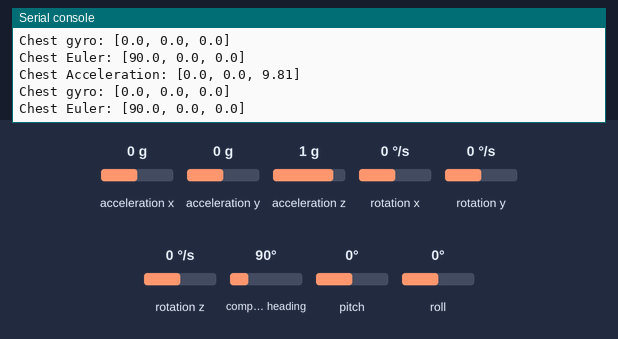
A program run on a simulated Raspberry Pi Pico running CircuitPython. Shown: the last lines printed to the serial console. The inputs (shaded band) are chosen by the test bench; at power-on: acceleration x 0 g, acceleration y 0 g, acceleration z 1 g, rotation x 0 °/s, rotation y 0 °/s, rotation z 0 °/s, compass heading 90°, pitch 0°, roll 0°.

Above: at 1.2 s.
1.3 s: acceleration x set to -1.4 g
At 2.6 s:
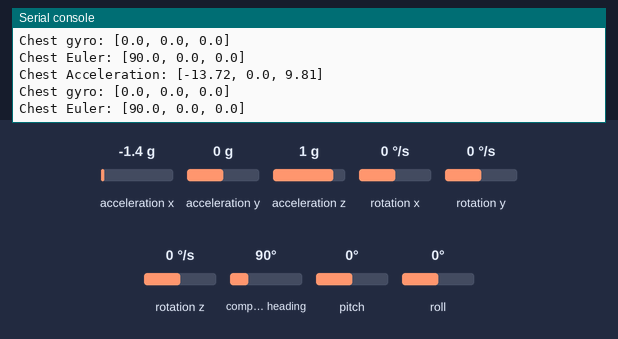
2.8 s: acceleration y set to -1.4 g
At 3.8 s:
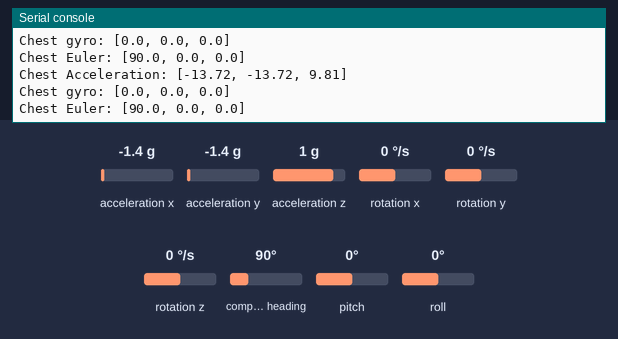
4.3 s: acceleration z set to -1.4 g
At 5.6 s:
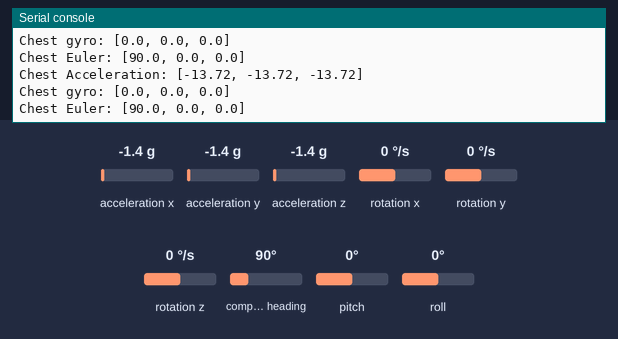
5.8 s: rotation x set to -192 °/s
At 6.7 s:
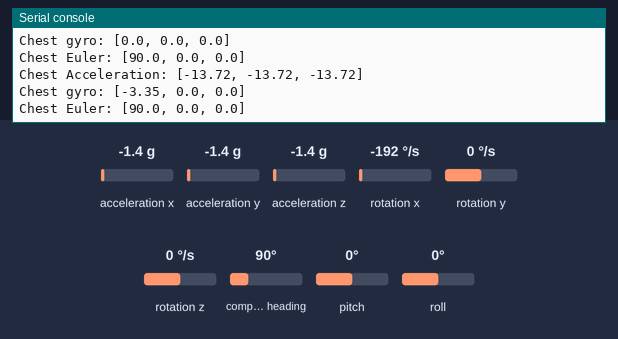
7.3 s: rotation y set to -192 °/s
At 8.4 s:
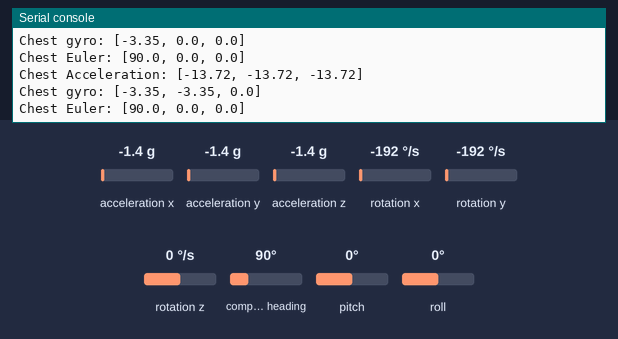

Measured:
- after the input at 1.3 s, the serial console: prints a new line after 0.71 s (image 1)
- after the input at 2.8 s, the serial console: prints a new line after 0.21 s (image 2)
- after the input at 4.3 s, the serial console: prints a new line after 0.72 s (image 3)
- after the input at 5.8 s, the serial console: prints a new line after 0.22 s (image 4)
- after the input at 7.3 s, the serial console: prints a new line after 0.73 s (image 5)

The program:

2bno.py
```python
#not used anymore,kept in repository for any potential future reference reasons
import board
import busio
import adafruit_bno055
import time
import math

i2c = busio.I2C(board.GP1, board.GP0)  # uses board.SCL and board.SDA
head_bno = adafruit_bno055.BNO055_I2C(i2c, address=0x28)
chest_bno = adafruit_bno055.BNO055_I2C(i2c, address=0x29)

def acceleration(sensor):
    global last_val  # pylint: disable=global-statement
    result = sensor.acceleration
    result = list(result)
    result = [math.ceil(x*100)/100 for x in result ]
    return result

def gyro(sensor):
    global last_val  # pylint: disable=global-statement
    result = sensor.gyro
    result = list(result)
    result = [math.ceil(x*100)/100 for x in result ]
    return result

def euler(sensor):
    global last_val  # pylint: disable=global-statement
    result = sensor.euler
    result = list(result)
    result = [math.ceil(x*100)/100 for x in result ]
    return result


while True:
    head_accel = acceleration(head_bno)
    chest_accel = acceleration(chest_bno)
    head_gyro = gyro(head_bno)
    chest_gyro = gyro(chest_bno)
    head_euler = euler(head_bno)
    chest_euler = euler(chest_bno)
    print("Chest Acceleration: " + str(chest_accel))
    print("Chest gyro: " + str(chest_gyro))
    print("Chest Euler: " + str(chest_euler))

    time.sleep(1)
```
